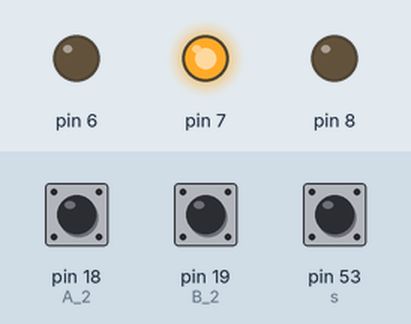
The sketch below on a simulated Arduino Mega 2560, built with avr-gcc and run on an emulated ATmega2560. Parts: output pins drawn as LEDs (lit = HIGH). The inputs (shaded band) are chosen by the test bench; at power-on: pin 53 (s) LOW, pin 18 (A_2) LOW, pin 19 (B_2) HIGH. What the sketch prints to the serial monitor is not drawn.

Above: at 1.2 s.
1.3 s: pin 53 (s) driven HIGH
3.2 s: pin 18 (A_2) pulsed HIGH 5 times (0.12 s each, 0.3 s apart)
7.7 s: pin 18 (A_2) driven HIGH
10.7 s: pin 53 (s) pulsed LOW 2 times (0.12 s each, 0.3 s apart)
Timing chart, 0 to 13.7 s (numbered marks = the images above; inputs shaded):
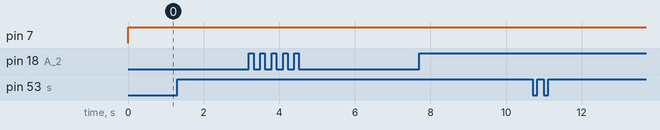

Measured:
- after the input at 1.3 s, every drawn part: stays the same
- after the input at 3.2 s, every drawn part: stays the same
- after the input at 7.7 s, every drawn part: stays the same
- after the input at 10.7 s, every drawn part: stays the same

The sketch:

control_lib_4.pde
```cpp
/* Rotary Inverted Pendulum PID controller
  using PID library*/

#include <PID_v1.h>
#include <stdio.h>
int A_2=18; /*encoder channel A*/
int B_2=19;/*encoder channel B*/
#define s 53/*switch (just to say to arduino
              that execute the program if switch is turned on)*/
volatile double count_2 = 0.0; /*variable to store encoder pulses*/
double Setpoint,Input,Output,theta;
PID Furuta(&Input,&Output,&Setpoint,8.0,0.0,0.0,DIRECT);

void setup()
{ Serial.begin (9600);
  /*channels A and B as inputs*/
  pinMode(A_2, INPUT);
  pinMode(B_2, INPUT);
  /*pins to H-bridge as outputs*/
  DDRH=DDRH|B00111000;//PH5=D PH4=B PH3=P
  TCCR4A|=(1<<COM4A1)|(1<<WGM40);
  TCCR4B|=(1<<CS41)|(1<<CS40);
 /*for the switch and LED*/
  pinMode(s,INPUT);
  /*to read encoder*/
  attachInterrupt(5, doA2, CHANGE);
  attachInterrupt(4, doB2, CHANGE);
  Furuta.SetMode(AUTOMATIC);
  Furuta.SetOutputLimits(-255.0,255.0);
  Furuta.SetSampleTime(1);
  Furuta.SetControllerDirection(DIRECT);
  Setpoint=180.0;
 Serial.println("START READING");
}
void loop()
{
  if(digitalRead(s)==HIGH)
    {
      theta=count_2*(360.0/10000.0);
      Input = theta ;
      Furuta.Compute();
    if(Input==Setpoint)
   {motorStop();
   }
  else if((Input<160.0)||(Input>200.0))
   {motorStop();
   }
  else if((Input>160.0)||(Input<Setpoint))
    {
      motor_CW();
      OCR4A=Output;
    }
   else if((Input>Setpoint)||(Input<200.0))
     {
       motor_CCW();
       OCR4A=Output;
     }
      serialData(); }
  else  {motorStop();}

}

void doA2(){
  // look for a low-to-high on channel A
  if (digitalRead(A_2) == HIGH) {
    // check channel B to see which way encoder is turning
    if (digitalRead(B_2) == LOW) {
      count_2 = count_2 + 1;         // CW
    }
    else {
      count_2 = count_2 - 1;         // CCW
    }
  }
  else   // must be a high-to-low edge on channel A
  {
    // check channel B to see which way encoder is turning
    if (digitalRead(B_2) == HIGH) {
      count_2 = count_2 + 1;          // CW
    }
    else {
      count_2 = count_2 - 1;          // CCW
    }
  }

}
void doB2(){
  // look for a low-to-high on channel B
  if (digitalRead(B_2) == HIGH) {
   // check channel A to see which way encoder is turning
    if (digitalRead(A_2) == HIGH) {
      count_2 = count_2 + 1;         // CW
    }
    else {
      count_2 = count_2 - 1;         // CCW
    }
  }
  // Look for a high-to-low on channel B
  else {
    // check channel B to see which way encoder is turning
    if (digitalRead(A_2) == LOW) {
      count_2 = count_2 + 1;          // CW
    }
    else {
      count_2 = count_2 - 1;          // CCW
    }
  }
}
void motor_CCW()
{
	PORTH=B00101000;
}
void motor_CW()
{
	PORTH=B00001000;
}
void motorStop()
{
	PORTH=B00010000;
}
void serialData()
{
  Serial.print(" Input = ");
  Serial.print(Input);
  Serial.print(", Output=");
  Serial.print(Output);
  Serial.println();
}
```
